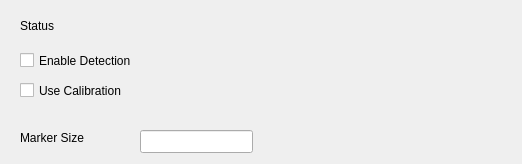
<?xml version="1.0" encoding="UTF-8"?>
<ui version="4.0">
 <class>ArucoWidget</class>
 <widget class="QWidget" name="ArucoWidget">
  <property name="geometry">
   <rect>
    <x>0</x>
    <y>0</y>
    <width>522</width>
    <height>164</height>
   </rect>
  </property>
  <property name="windowTitle">
   <string>Form</string>
  </property>
  <widget class="QLabel" name="statusLabel">
   <property name="geometry">
    <rect>
     <x>20</x>
     <y>10</y>
     <width>341</width>
     <height>31</height>
    </rect>
   </property>
   <property name="text">
    <string>Status</string>
   </property>
  </widget>
  <widget class="QCheckBox" name="enableDetectionBox">
   <property name="geometry">
    <rect>
     <x>20</x>
     <y>50</y>
     <width>171</width>
     <height>21</height>
    </rect>
   </property>
   <property name="text">
    <string>Enable Detection</string>
   </property>
  </widget>
  <widget class="QCheckBox" name="useCalibrationBox">
   <property name="geometry">
    <rect>
     <x>20</x>
     <y>80</y>
     <width>151</width>
     <height>21</height>
    </rect>
   </property>
   <property name="text">
    <string>Use Calibration</string>
   </property>
  </widget>
  <widget class="QLineEdit" name="markerSizeBox">
   <property name="geometry">
    <rect>
     <x>140</x>
     <y>130</y>
     <width>113</width>
     <height>23</height>
    </rect>
   </property>
  </widget>
  <widget class="QLabel" name="label">
   <property name="geometry">
    <rect>
     <x>20</x>
     <y>130</y>
     <width>91</width>
     <height>16</height>
    </rect>
   </property>
   <property name="text">
    <string>Marker Size</string>
   </property>
  </widget>
 </widget>
 <resources/>
 <connections/>
</ui>
